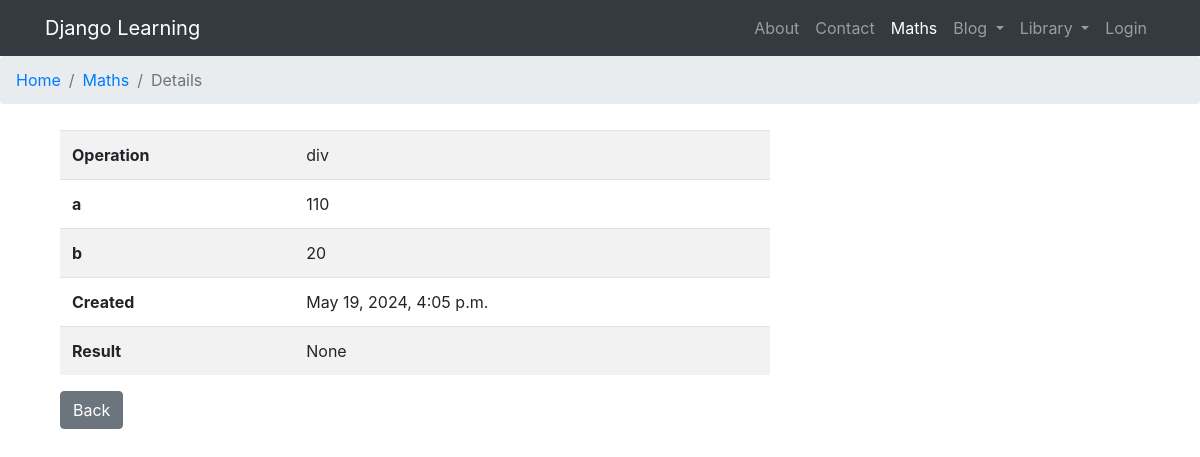
The app's page /maths/histories/14 with its own data.
### maths/models.py (models this page shows, shortened)
class Math(models.Model):
    operation = models.CharField(max_length=5, choices=OPERATION_CHOICES)
    a = models.IntegerField()
    b = models.IntegerField()
    created = models.DateTimeField(auto_now_add=True)
    result = models.ForeignKey(
        'maths.result',
        on_delete=models.CASCADE,
        null=True,
        blank=True
        )
    class Meta():
        ordering = ['-id']

### maths/views.py (the view)
# urls.py: path('histories/<int:id>', math_details, name='details'),
def math_details(request, id):
    math = Math.objects.get(id=id)
    return render(
        request=request,
        template_name='maths/details.html',
        context={'math': math}
    )

### maths/templates/maths/details.html (shortened to what this page needs)
{% extends "main.html" %}
{% block breadcrumbs %}
    <ol class="breadcrumb">
        <li class="breadcrumb-item " >
            <a href="{% url 'greetings:welcome'%}">Home</a>
        </li>
        <li class="breadcrumb-item " >
            <a href="{% url 'maths:list'%}">Maths</a>
        </li>
        <li class="breadcrumb-item active" aria-current="page">
            Details
        </li>
    </ol>
{% endblock breadcrumbs %}
{% block content %}
<div class="container">
    <div class="row">
        <div class="col-md-8">
            <table class="table table-striped">
                <tr>
                    <th>Operation</th>
                    <td>{{ math.operation }}</td>
                </tr>
                <tr>
                    <th>a</th>
                    <td>{{ math.a }}</td>
                </tr>
                <tr>
                    <th>b</th>
                    <td>{{ math.b }}</td>
                </tr>
                <tr>
                    <th>Created</th>
                    <td>{{ math.created }}</td>
                </tr>
                <tr>
                    <th>Result</th>
                    <td>{{ math.result }}</td>
                </tr>
            </table>
            <a href="{% url 'maths:list' %}" class="btn btn-secondary">Back</a>
        </div>
    </div>
</div>
{% endblock %}

### records on screen
Math: operation "div", a "110", b "20", created "May 19, 2024, 4:05 p.m.", result "None"
